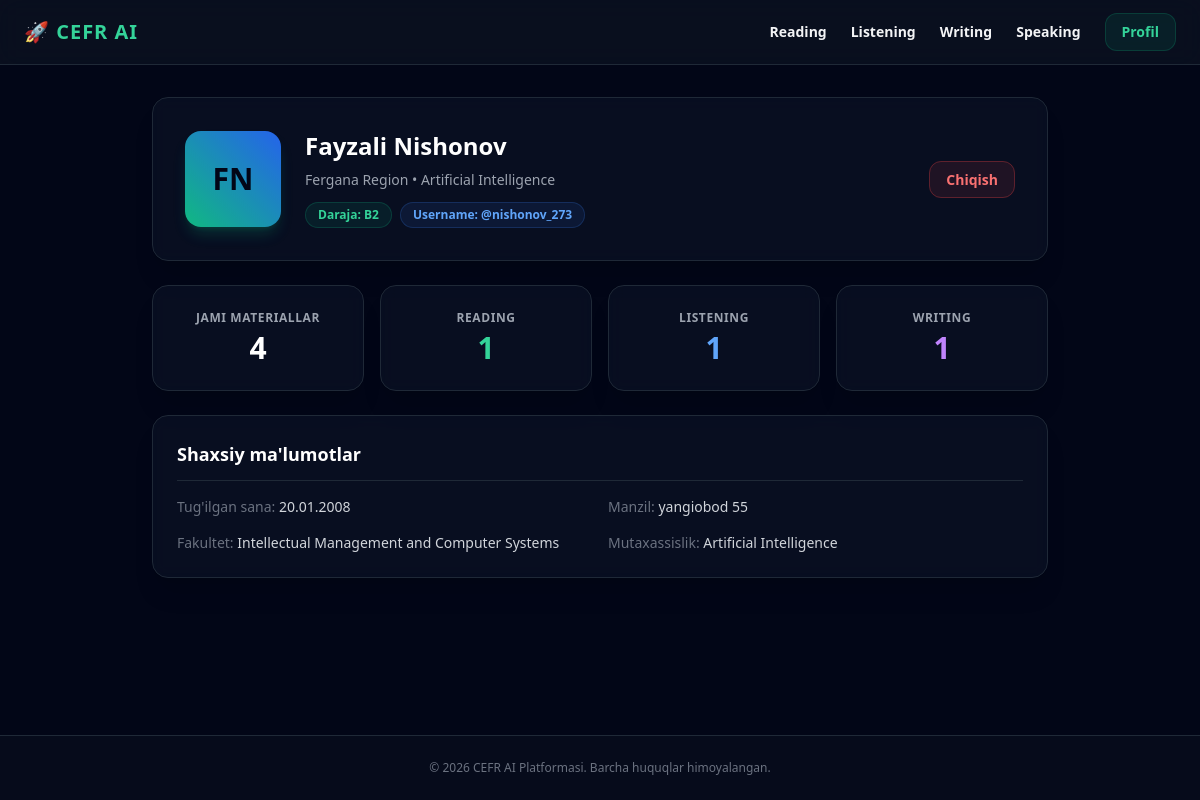
Screenshot of /profile (signed in) with the database file from the repository.
### tables this page shows
CREATE TABLE users (
            id INTEGER PRIMARY KEY AUTOINCREMENT,
            name TEXT,
            username TEXT UNIQUE,
            password TEXT,
            university TEXT,
            birth_date TEXT,
            address TEXT,
            level TEXT DEFAULT 'B2'
        );

### main.py (the view)
@app.get("/profile", response_class=HTMLResponse)
async def profile_page(request: Request, username: str = Depends(get_current_user_cookie)):
    conn = sqlite3.connect("cefr_database.db")
    conn.row_factory = sqlite3.Row
    cursor = conn.cursor()
    cursor.execute("SELECT * FROM users WHERE username = ?", (username,))
    user_db = cursor.fetchone()
    cursor.execute("SELECT COUNT(*) FROM reading")
    reading_count = cursor.fetchone()[0]
    cursor.execute("SELECT COUNT(*) FROM listening")
    listening_count = cursor.fetchone()[0]
    cursor.execute("SELECT COUNT(*) FROM writing_topics")
    writing_count = cursor.fetchone()[0]
    cursor.execute("SELECT COUNT(*) FROM speaking_topics")
    speaking_count = cursor.fetchone()[0]
    conn.close()
    if not user_db:
        return RedirectResponse(url="/login", status_code=303)
    total_tasks = reading_count + listening_count + writing_count + speaking_count
    user_info = {
        "name": user_db["name"],
        "username": user_db["username"],
        "university": user_db["university"] or "Andijan State Technical University",
        "faculty": "Intellectual Management and Computer Systems",
        "specialization": "Artificial Intelligence",
        "birth_date": user_db["birth_date"],
        "address": user_db["address"],
        "level": user_db["level"],
        "total_tasks": total_tasks,
        "reading_count": reading_count,
        "listening_count": listening_count,
        "writing_count": writing_count,
        "speaking_count": speaking_count
    }
    return templates.TemplateResponse(request, "profile.html", {"user": user_info})

### templates/profile.html
{% extends "base.html" %}
{% block content %}
<div class="max-w-4xl mx-auto space-y-6">
    <div class="bg-slate-900/50 backdrop-blur border border-gray-800 p-8 rounded-2xl shadow-xl flex flex-col md:flex-row items-center gap-6">
        <div class="w-24 h-24 rounded-2xl bg-gradient-to-tr from-emerald-500 to-blue-600 flex items-center justify-center text-slate-950 font-black text-3xl shadow-lg shadow-emerald-500/20">
            FN
        </div>
        <div class="text-center md:text-left space-y-2 flex-grow">
            <h1 class="text-2xl font-black text-white">{{ user.name }}</h1>
            <p class="text-sm text-gray-400">{{ user.university }} • {{ user.specialization }}</p>
            <div class="flex flex-wrap justify-center md:justify-start gap-2 pt-1">
                <span class="text-xs font-semibold px-3 py-1 rounded-full bg-emerald-500/10 text-emerald-400 border border-emerald-500/20">Daraja: {{ user.level }}</span>
                <span class="text-xs font-semibold px-3 py-1 rounded-full bg-blue-500/10 text-blue-400 border border-blue-500/20">Username: @{{ user.username }}</span>
            </div>
        </div>
        <div>
            <a href="/logout" class="bg-red-500/10 hover:bg-red-500/20 text-red-400 border border-red-500/30 px-4 py-2 rounded-xl transition text-sm font-semibold">Chiqish</a>
        </div>
    </div>
    <div class="grid grid-cols-1 md:grid-cols-4 gap-4">
        <div class="bg-slate-900/50 backdrop-blur border border-gray-800 p-6 rounded-2xl shadow-xl text-center space-y-1">
            <p class="text-xs text-gray-400 font-semibold uppercase tracking-wider">Jami Materiallar</p>
            <h3 class="text-3xl font-black text-white">{{ user.total_tasks }}</h3>
        </div>
        <div class="bg-slate-900/50 backdrop-blur border border-gray-800 p-6 rounded-2xl shadow-xl text-center space-y-1">
            <p class="text-xs text-gray-400 font-semibold uppercase tracking-wider">Reading</p>
            <h3 class="text-3xl font-black text-emerald-400">{{ user.reading_count }}</h3>
        </div>
        <div class="bg-slate-900/50 backdrop-blur border border-gray-800 p-6 rounded-2xl shadow-xl text-center space-y-1">
            <p class="text-xs text-gray-400 font-semibold uppercase tracking-wider">Listening</p>
            <h3 class="text-3xl font-black text-blue-400">{{ user.listening_count }}</h3>
        </div>
        <div class="bg-slate-900/50 backdrop-blur border border-gray-800 p-6 rounded-2xl shadow-xl text-center space-y-1">
            <p class="text-xs text-gray-400 font-semibold uppercase tracking-wider">Writing</p>
            <h3 class="text-3xl font-black text-purple-400">{{ user.writing_count }}</h3>
        </div>
    </div>
    <div class="bg-slate-900/50 backdrop-blur border border-gray-800 p-6 rounded-2xl shadow-xl space-y-4">
        <h3 class="text-lg font-bold text-white border-b border-gray-800 pb-3">Shaxsiy ma'lumotlar</h3>
        <div class="grid grid-cols-1 md:grid-cols-2 gap-4 text-sm text-gray-300">
            <div><span class="text-gray-500">Tug'ilgan sana:</span> {{ user.birth_date }}</div>
            <div><span class="text-gray-500">Manzil:</span> {{ user.address }}</div>
            <div><span class="text-gray-500">Fakultet:</span> Intellectual Management and Computer Systems</div>
            <div><span class="text-gray-500">Mutaxassislik:</span> Artificial Intelligence</div>
        </div>
    </div>
</div>
{% endblock %}

### templates/base.html (shortened to what this page needs)
<!DOCTYPE html>
<html lang="uz">
<head>
    <script src="https://cdn.tailwindcss.com"></script>
</head>
<body class="bg-slate-950 text-gray-100 min-h-screen flex flex-col justify-between font-sans selection:bg-emerald-500 selection:text-slate-950">
    <header class="border-b border-gray-800 bg-gray-900/50 backdrop-blur-md sticky top-0 z-50">
        <div class="max-w-7xl mx-auto px-6 h-16 flex items-center justify-between">
            <a href="/" class="text-xl font-black tracking-wider text-emerald-400 flex items-center space-x-2">
                <span>🚀 CEFR AI</span>
            </a>
            <nav class="flex items-center space-x-6 text-sm font-semibold">
                <a href="/reading" class="hover:text-emerald-400 transition">Reading</a>
                <a href="/listening" class="hover:text-emerald-400 transition">Listening</a>
                <a href="/writing" class="hover:text-emerald-400 transition">Writing</a>
                <a href="/speaking" class="hover:text-emerald-400 transition">Speaking</a>
                <a href="/profile" class="bg-emerald-500/10 text-emerald-400 border border-emerald-500/20 px-4 py-2 rounded-xl hover:bg-emerald-500/20 transition">Profil</a>
            </nav>
        </div>
    </header>
    <main class="max-w-7xl mx-auto px-6 py-8 flex-grow w-full">
        {% block content %}{% endblock %}
    </main>
    <footer class="border-t border-gray-800 bg-gray-900/30 text-center py-6 text-xs text-gray-500">
        <p>&copy; 2026 CEFR AI Platformasi. Barcha huquqlar himoyalangan.</p>
    </footer>
</body>
</html>

### rows the page displays
users: name "Fayzali Nishonov", university "Fergana Region", level "B2", username "nishonov_273", birth_date "20.01.2008", address "yangiobod 55"

### other values shown
{{ user.specialization }} "Artificial Intelligence"
{{ user.total_tasks }} "4"
{{ user.reading_count }} "1"
{{ user.listening_count }} "1"
{{ user.writing_count }} "1"
